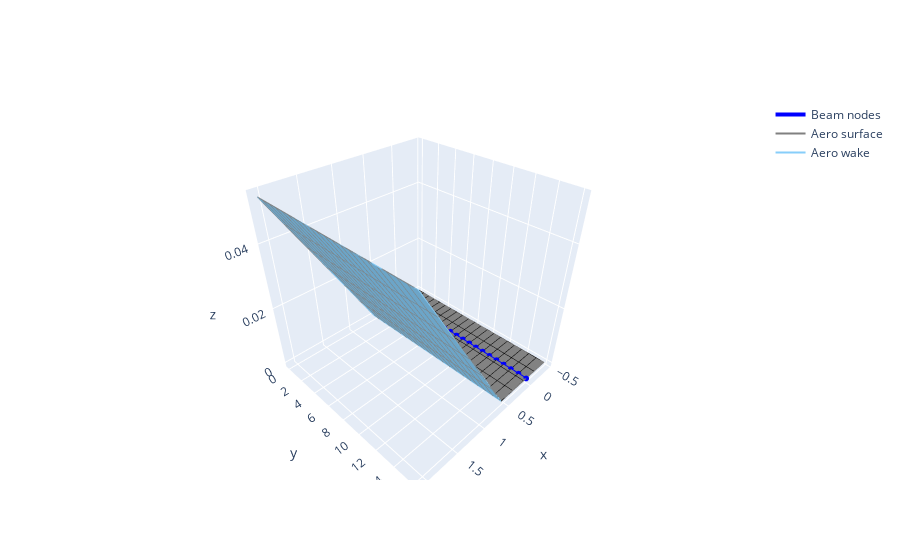

Source (notebook cell):
### Code cell
plot_timestep(sharpy_output, tstep=-1, minus_mstar=(mstar - 6), plotly=True)
